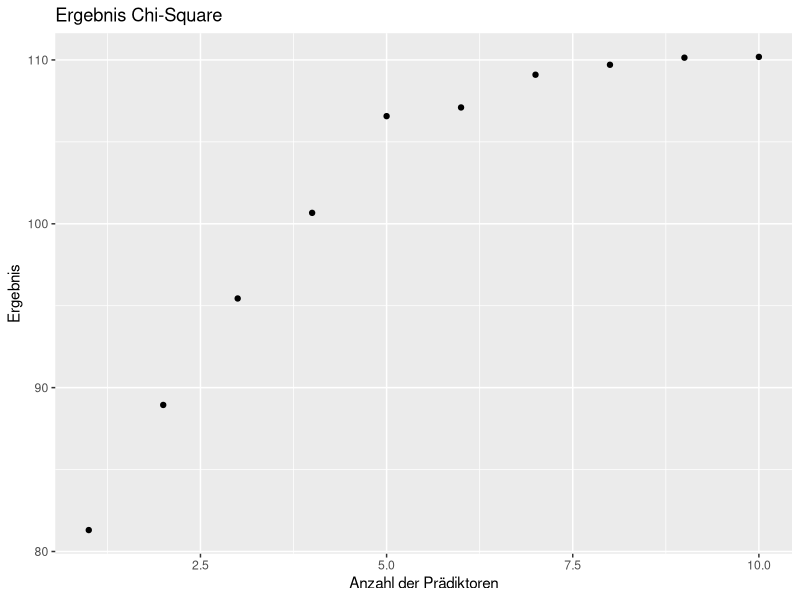

Reproduce this figure in R.
## ---- chunk 1
knitr::opts_chunk$set(echo = TRUE, fig.align="center")
## ---- chunk 2
library(ggplot2)
score <- c(110.1868, 110.1381, 109.7052, 109.0979, 107.0997, 106.5698, 100.6671, 95.4420, 88.9431, 81.3070)
number <- c(10,9,8,7,6,5,4,3,2,1)
df <- data.frame(score = score, number = number)

ggplot(df, aes(x = number, y = score)) + geom_point() + 
  ggtitle("Ergebnis Chi-Square") +
  xlab("Anzahl der Prädiktoren") + ylab("Ergebnis")

